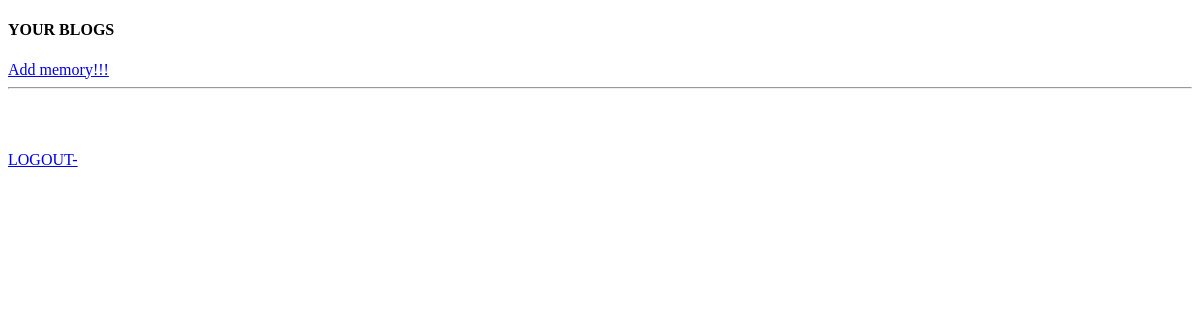
The page /show/ (signed in) on the database as committed earlier.
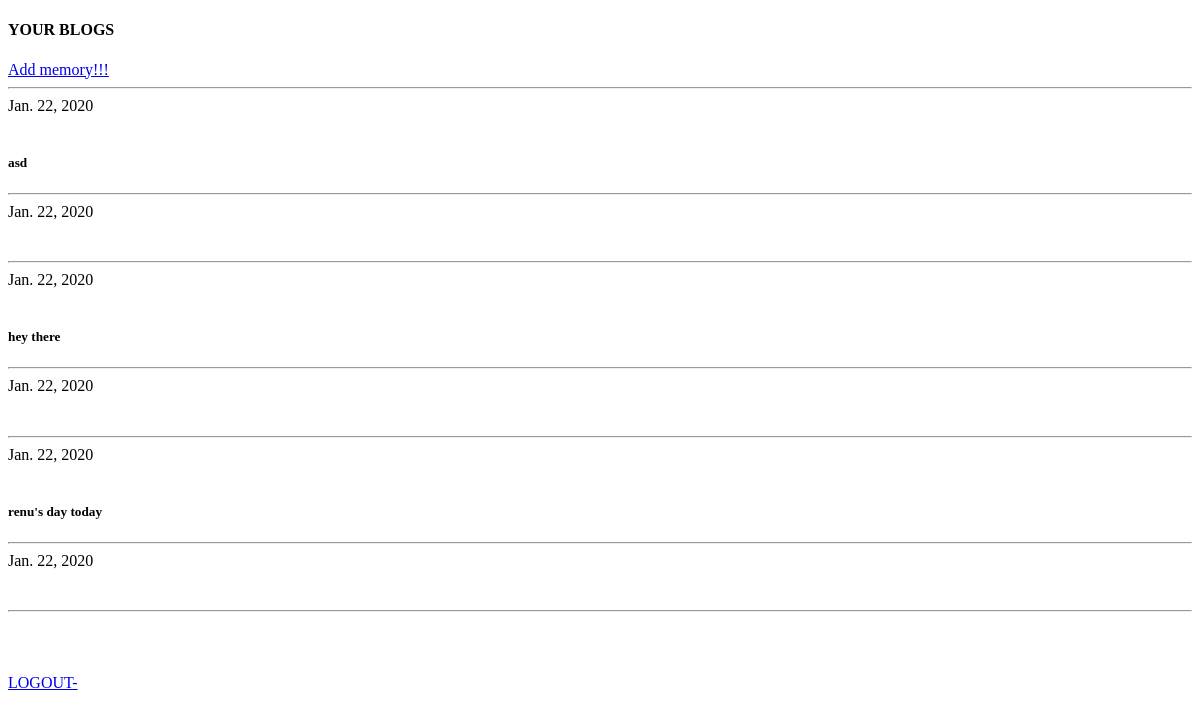
The same page on the database as committed later.
### myBlog/models.py (models this page shows)
class memory(models.Model):
    content = models.TextField()
    date=models.DateField(("Date"),default=datetime.date.today)
    user=models.ForeignKey(User,on_delete=models.CASCADE)

### myBlog/views.py (the view)
# urls.py: path('show/',show, name="show"),
@login_required(login_url='/accounts/login')
def show(request):
    log_user=request.user
    memories=memory.objects.filter(user=log_user)
    return render(request,'showBlog.html',{'m':memories})

### templates/showBlog.html (shortened to what this page needs)
<!DOCTYPE html>
<html lang="en">
<head>
</head>
<body>
<h4>YOUR BLOGS</h4>
<a href="{% url 'add' %} ">Add memory!!!</a>
<hr>
{% for mems in m%}
   <div class="blue-text"> {{mems.date}}</div>
    <br>
    <h5 class="red-text">{{mems.content}}</h5>
    <hr>
{% endfor %}
<br><br><br>
<a href="{% url 'logout'%}" >LOGOUT-</a>
</body>
</html>

Rows that differ between the two databases and show on the page:
added memory: date "Jan. 22, 2020", content "asd"
added memory: date "Jan. 22, 2020"
added memory: date "Jan. 22, 2020", content "hey there"
added memory: date "Jan. 22, 2020"
added memory: date "Jan. 22, 2020", content "renu's day today"
added memory: date "Jan. 22, 2020"
